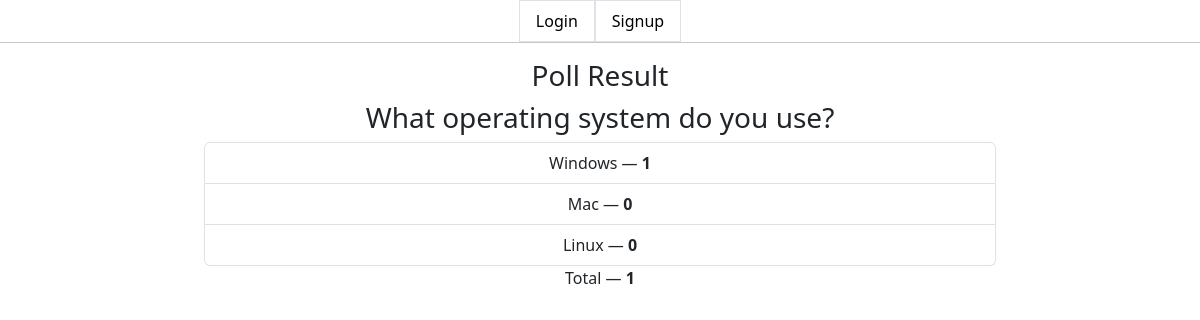
/results/4/, run on the app's committed database.
### poll/models.py (models this page shows)
class Poll(models.Model):
    question = models.TextField()
    option_one = models.CharField(max_length=30)
    option_two = models.CharField(max_length=30)
    option_three = models.CharField(max_length=30)
    option_one_count = models.IntegerField(default=0)
    option_two_count = models.IntegerField(default=0)
    option_three_count = models.IntegerField(default=0)
    def total(self):
        return self.option_one_count + self.option_two_count + self.option_three_count

### poll/views.py (the view)
# urls.py: path('results/<poll_id>/', poll_views.results, name='results'),
def results(request, poll_id):
    poll = Poll.objects.get(pk=poll_id)
    context = {
        'poll' : poll
    }
    return render(request, 'poll/results.html', context)

### poll/templates/poll/results.html (shortened to what this page needs)
<head>
</head>
{% extends "poll/base.html" %}
{% block main %}
<div class="row justify-content-center ">
    <div class="col-lg-8 col-lg-offset-2">
        <div class="panel panel-default">
            <div class="panel-heading">
                <h3 class="panel-title">Poll Result</h3>
            </div>
            <div class="panel-body">
                <h3>{{ poll.question }}</h3>
            </div>
            <ul class="list-group">
                <li class="list-group-item">{{ poll.option_one }} &mdash; <strong>{{ poll.option_one_count }}</strong></li>
                <li class="list-group-item">{{ poll.option_two }} &mdash; <strong>{{ poll.option_two_count }}</strong></li>
                <li class="list-group-item">{{ poll.option_three }} &mdash; <strong>{{ poll.option_three_count }}</strong></li>
            </ul>
            <div class="panel-footer">
                Total &mdash; <strong>{{ poll.total }}</strong>
            </div>
        </div>
    </div>
</div>
{% endblock %}

### poll/templates/poll/results.html (style rules this page uses)
body { background-color: Aquamarine; }

### data on the page
Poll: question "What operating system do you use?", option_one "Windows", option_one_count "1", option_two "Mac", option_two_count "0", option_three "Linux", option_three_count "0", total "1"
